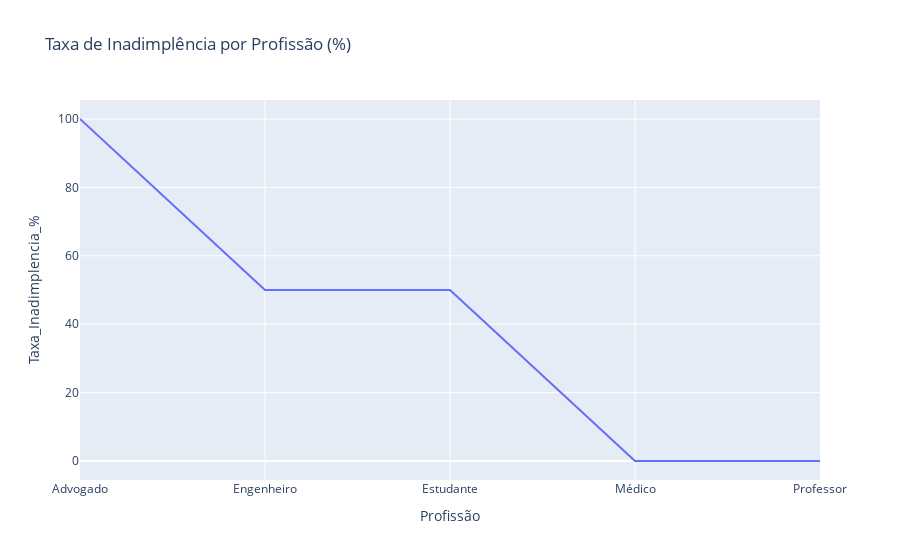

Here is the notebook cell this chart was saved with:
### Markdown cell above
<h2><b>Outro fator interessante é a taxa de inadimplência de acordo com a profissão exercida </b></h2>

### Code cell
inadimplencia_profissao  = df.groupby('Profissão')['Historico_Inadimplencia'].mean().reset_index()

inadimplencia_profissao['Taxa_Inadimplencia_%'] = (
    inadimplencia_profissao['Historico_Inadimplencia'] * 100
)

fig = px.line(
    inadimplencia_profissao,
    x='Profissão',
    y='Taxa_Inadimplencia_%',
    title='Taxa de Inadimplência por Profissão (%)')

fig.show()

### Figure 1 — Plotly figure (JSON) as saved in the notebook; plotly's stock layout.template omitted (floating-point values rounded to 4 significant figures)
{"data": [{"hovertemplate": "Profissão=%{x}<br>Taxa_Inadimplencia_%=%{y}<extra></extra>", "legendgroup": "", "line": {"color": "#636efa", "dash": "solid"}, "marker": {"symbol": "circle"}, "mode": "lines", "name": "", "orientation": "v", "showlegend": false, "type": "scatter", "x": ["Advogado", "Engenheiro", "Estudante", "Médico", "Professor"], "xaxis": "x", "y": [100.0, 50.0, 50.0, 0.0, 0.0], "yaxis": "y"}], "layout": {"legend": {"tracegroupgap": 0}, "title": {"text": "Taxa de Inadimplência por Profissão (%)"}, "xaxis": {"anchor": "y", "domain": [0, 1], "title": {"text": "Profissão"}}, "yaxis": {"anchor": "x", "domain": [0, 1], "title": {"text": "Taxa_Inadimplencia_%"}}}}
